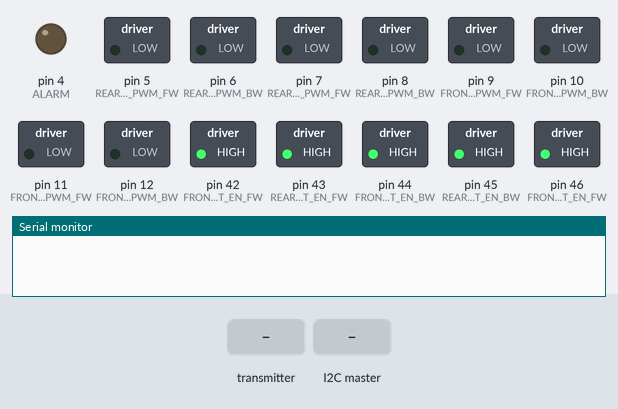
The sketch below on a simulated Arduino Mega 2560, built with avr-gcc and run on an emulated ATmega2560. Parts: switched loads named in the sketch (green lamp = pin HIGH), output pins drawn as LEDs (lit = HIGH), the last lines printed to the serial monitor. Dashed ring = blinking. The inputs (shaded band) are chosen by the test bench.

Above: at 1.2 s.
1.3 s: the transmitter starts sending ch.5 = 1811
At 2.06 s:
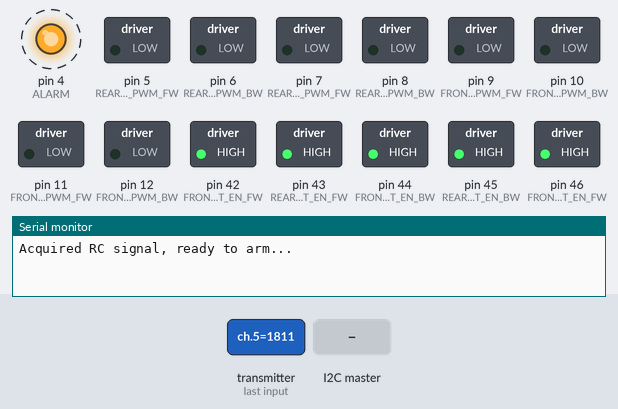
4.3 s: the I2C master sends the byte 1
At 5.5 s:
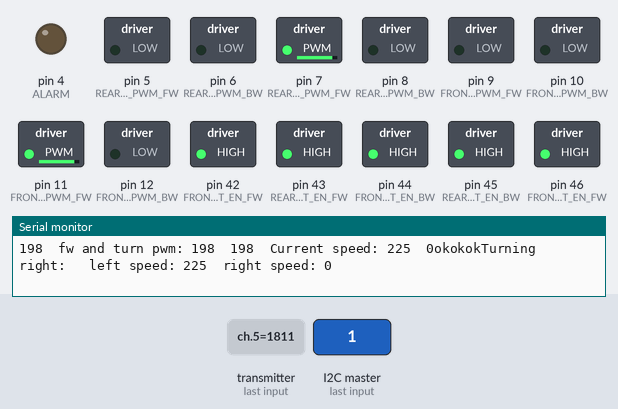
5.8 s: the transmitter starts sending ch.4 = 172
At 6.6 s:
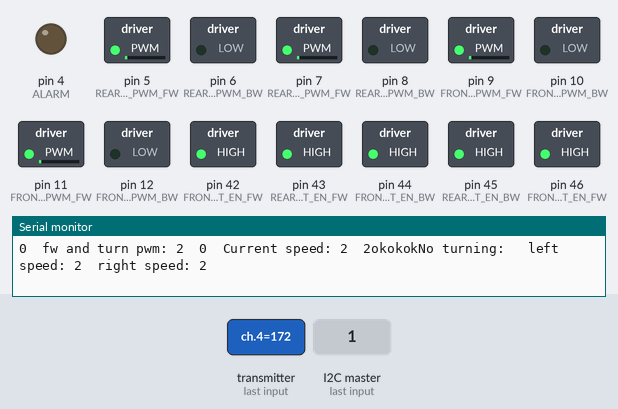
7.4 s: the transmitter starts sending ch.0 = 172
At 8.7 s:
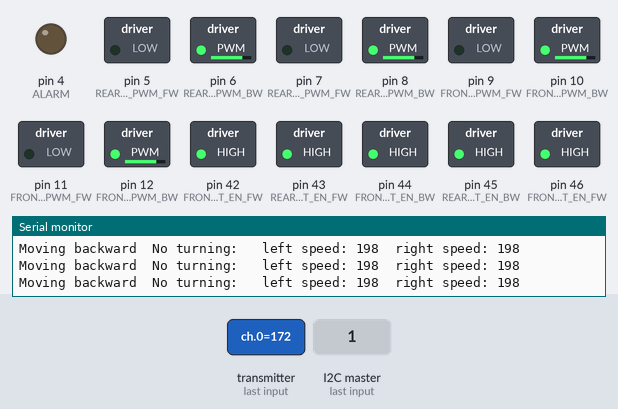
9.0 s: the transmitter starts sending ch.1 = 172
At 10.2 s:
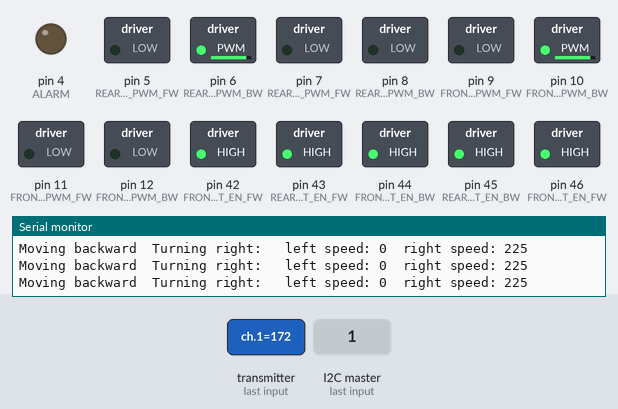
10.5 s: the transmitter starts sending ch.0 = 992
At 11.6 s:
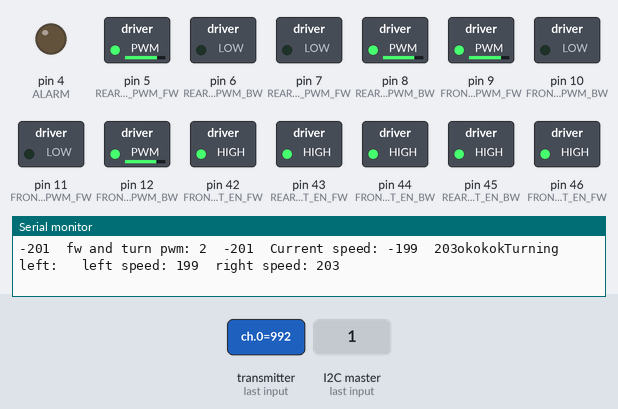
Timing chart, 0 to 13.1 s (numbered marks = the images above; inputs shaded):
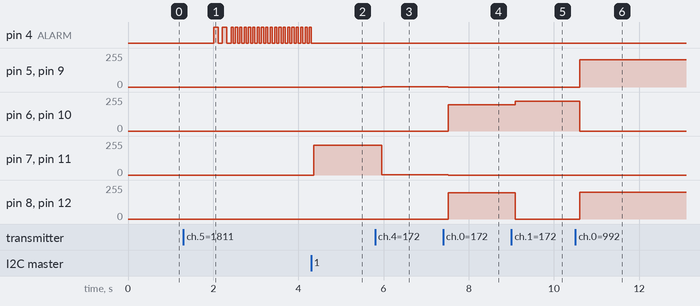

The sketch:

UGV_control.ino
```cpp
// #include <SBUS.h>
#include <sbus.h> //ch0: throttle, ch1: steer, ch4: mode, ch5: arm. ch6: kill, ch7: check sbus signal
#include <Wire.h>


// Define channels to control the car
#define THROTTLE_CHANNEL_INDEX 0
#define STEERING_CHANNEL_INDEX 1
#define ARM_CHANNEL_INDEX 5
#define MODE_CHANNEL_INDEX 4
#define KILL_CHANNEL_INDEX 6
#define CHECK_CHANNEL_INDEX 7
// Define the maximum and minimum values for the SBUS channels (throttle and steering)
//trim ch1: 1481
//trim ch2: 1503
#define SBUS_ARM_MIN 172
#define SBUS_ARM_MAX 1811
#define SBUS_ARM_TRIM 992
#define SBUS_THROTTLE_MIN  172
#define SBUS_THROTTLE_MAX  1750
#define SBUS_THROTTLE_TRIM 1001
#define SBUS_STEERING_MIN  182
#define SBUS_STEERING_MAX  1811
#define SBUS_MODE_MANUAL 172
#define SBUS_MODE_MISSION 992
#define SBUS_MODE_OFFBOARD 1811
#define SBUS_KILL_DISABLE 172
#define SBUS_KILL_TRIM 992
#define SBUS_KILL_ENABLE 1811
#define SBUS_CHECK_DISABLE 172
#define SBUS_CHECK_TRIM 992
#define SBUS_CHECK_ENABLE 1811

// Define the maximum PWM duty cycle for motor control
#define MAX_PWM_DUTY_CYCLE 225
#define MIN_PWM_DUTY_CYCLE 0
#define THROTTLE_TRIM 5 //apprxmly 1/10 duty cycle
#define STEERING_TRIM 2 //apprxmly 1/2 throttle trim

// define pins to connect to the motor drivers
#define FRONT_RIGHT_PWM_FW 9
#define FRONT_RIGHT_PWM_BW 10
#define FRONT_LEFT_PWM_FW 11
#define FRONT_LEFT_PWM_BW 12
#define FRONT_RIGHT_EN_FW 42
#define FRONT_RIGHT_EN_BW 44
#define FRONT_LEFT_EN_FW 46
#define FRONT_LEFT_EN_BW 48

#define REAR_RIGHT_PWM_FW 5
#define REAR_RIGHT_PWM_BW 6
#define REAR_LEFT_PWM_FW 7
#define REAR_LEFT_PWM_BW 8
#define REAR_RIGHT_EN_FW 43
#define REAR_RIGHT_EN_BW 45
#define REAR_LEFT_EN_FW 47
#define REAR_LEFT_EN_BW 49
#define FORWARD 1
#define BACKWARD -1
#define STOP 0
#define ALARM 4

#define SLAVE_ADDRESS 0x08

/* SBUS object, reading SBUS */
bfs::SbusRx sbus_rx(&Serial2);
/* SBUS object, writing SBUS */
bfs::SbusTx sbus_tx(&Serial2);
/* SBUS data */
bfs::SbusData data;

// constants
const int delay_time = 1000;
/*********************************************************scale speed**************************************************************/
const float D_front_to_rear = 46.0; //distance from front wheel to rear wheel
const float r_rear_rotation = 16.0; //the radius of the circle that rear wheels go around when rear wheels making a 0 radius turn
const float scale_speed = (D_front_to_rear/r_rear_rotation + 1.0) + 0.0; // scale_speed = theoretical_scale_speed + practical_error
/**********************************************************************************************************************************/

// variables
bool arm_flag = false;
bool throttle_flag = false;
bool steering_flag = false;
uint32_t current_speed = 0;
int32_t left_speed = 0;
int32_t right_speed = 0;

bool forward_flag = false;
bool backward_flag = false;
bool hold_flag = false;
bool left_flag = false;
bool right_flag = false;
bool rc_flag = false;

void forward_drive(uint8_t fw_pwm,int32_t  turn_pwm);
void backward_drive(uint8_t bw_pwm,int32_t  turn_pwm);
void left_drive(uint8_t pwm);
void right_drive(uint8_t pwm);
void stop();
void test_drive();
void throttle();
void steering();
void failsafe_handle();
void left_motors(int8_t mode, uint8_t pwm);
void right_motors(int8_t mode, uint8_t pwm);
void Drive();
void RCDrive();
void sbusCheck();

void indicatorRC();
void indicatorI2C();

/*--------------------------------------------I2C Comm-------------------------------*/
void receiveData(int byteCount);
byte receivedData[3];
void sendData();
void I2CDrive();
byte data_to_echo = 0;
uint8_t I2C_throttle_pwm;
uint8_t I2C_steering_pwm;
bool I2C_flag = false;

void setup() {
  Serial.begin(9600);
  // sbus.begin();
  while (!Serial) {}
  /* Begin the SBUS communication */
  sbus_rx.Begin();
  sbus_tx.Begin();

  pinMode(ALARM, OUTPUT);
  pinMode(FRONT_RIGHT_EN_FW, OUTPUT);
  pinMode(FRONT_RIGHT_EN_BW, OUTPUT);
  pinMode(FRONT_LEFT_EN_FW, OUTPUT);
  pinMode(FRONT_LEFT_EN_BW, OUTPUT);
  pinMode(REAR_RIGHT_EN_FW, OUTPUT);
  pinMode(REAR_RIGHT_EN_BW, OUTPUT);
  pinMode(REAR_LEFT_EN_FW, OUTPUT);
  pinMode(REAR_LEFT_EN_BW, OUTPUT);
  digitalWrite(FRONT_LEFT_EN_FW, HIGH);
  digitalWrite(FRONT_RIGHT_EN_FW, HIGH);
  digitalWrite(FRONT_LEFT_EN_BW, HIGH);
  digitalWrite(FRONT_RIGHT_EN_BW, HIGH);
  digitalWrite(REAR_LEFT_EN_FW, HIGH);
  digitalWrite(REAR_RIGHT_EN_FW, HIGH);
  digitalWrite(REAR_LEFT_EN_BW, HIGH);
  digitalWrite(REAR_RIGHT_EN_BW, HIGH);

  //I2C Setup
  Wire.begin(SLAVE_ADDRESS);
  Wire.onReceive(receiveData);
  Wire.setClock(100000);
  // Wire.onRequest(sendData);
}


void loop() {
  Drive();
}

void backward_drive(uint8_t bw_pwm,int32_t  turn_pwm) {
  // Serial.print("Moving backward, speed is ");
  // Serial.print(pwm);
  // Serial.print("\n");
  left_speed = constrain(bw_pwm + turn_pwm, -MAX_PWM_DUTY_CYCLE, MAX_PWM_DUTY_CYCLE);
  right_speed = constrain(bw_pwm - turn_pwm, -MAX_PWM_DUTY_CYCLE, MAX_PWM_DUTY_CYCLE);
  if(turn_pwm < 0) {
    Serial.print("Turning right: ");
    Serial.print("\t");
    if(right_speed >= 0) {
      left_speed = constrain(left_speed, 0, MAX_PWM_DUTY_CYCLE);
      right_speed = constrain(right_speed, 0, MAX_PWM_DUTY_CYCLE);
      left_motors(BACKWARD, left_speed);
      right_motors(BACKWARD, right_speed);
    } else {
      left_speed = constrain(left_speed, 0, MAX_PWM_DUTY_CYCLE);
      right_speed = constrain(right_speed, -MAX_PWM_DUTY_CYCLE, 0);
      right_speed = abs(right_speed);
      left_motors(BACKWARD, left_speed);
      right_motors(FORWARD, right_speed);
    }
  }
  if(turn_pwm > 0) {
    Serial.print("Turning left: ");
    Serial.print("\t");
    if(left_speed >= 0) {
      left_speed = constrain(left_speed, 0, MAX_PWM_DUTY_CYCLE);
      right_speed = constrain(right_speed, 0, MAX_PWM_DUTY_CYCLE);
      left_motors(BACKWARD, left_speed);
      right_motors(BACKWARD, right_speed);
    } else {
      left_speed = constrain(left_speed, -MAX_PWM_DUTY_CYCLE, 0);
      right_speed = constrain(right_speed, 0, MAX_PWM_DUTY_CYCLE);
      left_speed = abs(left_speed);
      left_motors(FORWARD, left_speed);
      right_motors(BACKWARD, right_speed);
    }
  }
  if(turn_pwm == 0) {
    Serial.print("No turning: ");
    Serial.print("\t");
    left_speed = constrain(left_speed, 0, MAX_PWM_DUTY_CYCLE);
    right_speed = constrain(right_speed, 0, MAX_PWM_DUTY_CYCLE);
    left_motors(BACKWARD, left_speed);
    right_motors(BACKWARD, right_speed);
  }
  Serial.print("left speed: ");
  Serial.print(left_speed);
  Serial.print("\t");
  Serial.print("right speed: ");
  Serial.print(right_speed);
  Serial.print("\t");
  Serial.print("\n");
}

void forward_drive(uint8_t fw_pwm,int32_t  turn_pwm) {
  // Serial.print("Moving forward, speed is ");
  // Serial.print(fw_pwm);
  // Serial.print("\n");
  left_speed = constrain(fw_pwm + turn_pwm, -MAX_PWM_DUTY_CYCLE, MAX_PWM_DUTY_CYCLE);
  right_speed = constrain(fw_pwm - turn_pwm, -MAX_PWM_DUTY_CYCLE, MAX_PWM_DUTY_CYCLE);
  Serial.print("fw and turn pwm: ");
  Serial.print(fw_pwm);
  Serial.print("\t");
  Serial.print(turn_pwm);
  Serial.print("\t");
  Serial.print("Current speed: ");
  Serial.print(left_speed);
  Serial.print("\t");
  Serial.print(right_speed);
  Serial.print("okokok");
  if(turn_pwm > 0) {
    Serial.print("Turning right: ");
    Serial.print("\t");
    if(right_speed >= 0) {
      left_speed = constrain(left_speed, 0, MAX_PWM_DUTY_CYCLE);
      right_speed = constrain(right_speed, 0, MAX_PWM_DUTY_CYCLE);
      left_motors(FORWARD, left_speed);
      right_motors(FORWARD, right_speed);
    } else {
      left_speed = constrain(left_speed, 0, MAX_PWM_DUTY_CYCLE);
      right_speed = constrain(right_speed, -MAX_PWM_DUTY_CYCLE, 0);
      right_speed = abs(right_speed);
      left_motors(FORWARD, left_speed);
      right_motors(BACKWARD, right_speed);
    }
  }
  if(turn_pwm < 0) {
    Serial.print("Turning left: ");
    Serial.print("\t");
    if(left_speed >= 0) {
      left_speed = constrain(left_speed, 0, MAX_PWM_DUTY_CYCLE);
      right_speed = constrain(right_speed, 0, MAX_PWM_DUTY_CYCLE);
      left_motors(FORWARD, left_speed);
      right_motors(FORWARD, right_speed);
    } else {
      left_speed = constrain(left_speed, -MAX_PWM_DUTY_CYCLE, 0);
      right_speed = constrain(right_speed, 0, MAX_PWM_DUTY_CYCLE);
      left_speed = abs(left_speed);
      left_motors(BACKWARD, left_speed);
      right_motors(FORWARD, right_speed);
    }
  }
  if(turn_pwm == 0) {
    Serial.print("No turning: ");
    Serial.print("\t");
    left_speed = constrain(left_speed, 0, MAX_PWM_DUTY_CYCLE);
    right_speed = constrain(right_speed, 0, MAX_PWM_DUTY_CYCLE);
    left_motors(FORWARD, left_speed);
    right_motors(FORWARD, right_speed);
  }
  Serial.print("left speed: ");
  Serial.print(left_speed);
  Serial.print("\t");
  Serial.print("right speed: ");
  Serial.print(right_speed);
  Serial.print("\t");
  Serial.print("\n");
}

void hold_drive(int32_t  turn_pwm) {
  // Serial.print("Moving forward, speed is ");
  // Serial.print(fw_pwm);
  // Serial.print("\n");
  Serial.print("Turn pwm is: ");
  Serial.print(turn_pwm);
  left_speed = constrain(abs(turn_pwm), 0, MAX_PWM_DUTY_CYCLE);
  right_speed = constrain(abs(turn_pwm), 0, MAX_PWM_DUTY_CYCLE);
  if(turn_pwm > 0) {
    left_motors(FORWARD, left_speed);
    right_motors(BACKWARD, right_speed);
  }
  if(turn_pwm < 0) {
    left_motors(BACKWARD, left_speed);
    right_motors(FORWARD, right_speed);
  }
  if(turn_pwm == 0) {
    stop();
  }
  Serial.print("left speed: ");
  Serial.print(left_speed);
  Serial.print("\t");
  Serial.print("right speed: ");
  Serial.print(right_speed);
  Serial.print("\t");
  Serial.print("\n");
}

// void test_drive() {
//   Serial.println("Implementing test drive....");
//   for(int i = 0; i < 255; i+=10) {
//     forward_drive(i);
//     delay(delay_time);
//   }
//   for(int i = 255; i > 0; i-=10) {
//     forward_drive(i);
//     delay(delay_time);
//   }
//   for(int i = 0; i < 255; i+=10) {
//     backward_drive(i);
//     delay(delay_time);
//   }
//   for(int i = 255; i > 0; i-=10) {
//     backward_drive(i);
//     delay(delay_time);
//   }
// }

void stop() {
  // Serial.print("Stop the car. ");
  // Serial.print("\n");

  left_motors(STOP, 0);
  right_motors(STOP, 0);
}

// Function to control the car's speed proportional to the throttle value received from channel
void throttle_steering() {
  int32_t throttleValue = 0;
  int32_t steeringValue = 0;
  if(rc_flag == true && sbus_rx.data().ch[MODE_CHANNEL_INDEX] == SBUS_MODE_MANUAL) {
    throttleValue = map(sbus_rx.data().ch[THROTTLE_CHANNEL_INDEX], SBUS_THROTTLE_MIN, SBUS_THROTTLE_MAX, -MAX_PWM_DUTY_CYCLE, MAX_PWM_DUTY_CYCLE);
    steeringValue = map(sbus_rx.data().ch[STEERING_CHANNEL_INDEX], SBUS_STEERING_MIN, SBUS_STEERING_MAX, -MAX_PWM_DUTY_CYCLE,  MAX_PWM_DUTY_CYCLE);
  }
  if(I2C_flag == true && sbus_rx.data().ch[MODE_CHANNEL_INDEX] == SBUS_MODE_MISSION) {
    throttleValue = map(I2C_throttle_pwm, 0, 255, -MAX_PWM_DUTY_CYCLE, MAX_PWM_DUTY_CYCLE);
    steeringValue = map(I2C_steering_pwm, 0, 255, -MAX_PWM_DUTY_CYCLE,  MAX_PWM_DUTY_CYCLE);
  }
  if(I2C_flag == false && rc_flag == false) {
    throttleValue = 0;
    steeringValue = 0;
  }
  if(throttleValue > THROTTLE_TRIM) {
    throttle_flag = true;
    throttleValue = map(throttleValue,THROTTLE_TRIM,255,0,MAX_PWM_DUTY_CYCLE);
    if(steeringValue > STEERING_TRIM) {
      steering_flag = true;
      steeringValue = map(steeringValue,STEERING_TRIM,255,0,MAX_PWM_DUTY_CYCLE);
    } else if (steeringValue < -STEERING_TRIM) {
      steering_flag = true;
      // steeringValue = map(steeringValue,-STEERING_TRIM,-255,0,-MAX_PWM_DUTY_CYCLE);
      steeringValue = map(steeringValue,-255,-STEERING_TRIM,-MAX_PWM_DUTY_CYCLE,0);
    } else {
      steering_flag = false;
      steeringValue = 0;
    }
    forward_flag = true;
    backward_flag = false;
    Serial.print(steeringValue);
    // Serial.print("Moving forward");
    Serial.print("\t");
    forward_drive(throttleValue, steeringValue);
  } else if(throttleValue < -THROTTLE_TRIM) {
    throttle_flag = true;
    throttleValue = map(abs(throttleValue),THROTTLE_TRIM,255,0,MAX_PWM_DUTY_CYCLE);
    if(steeringValue > STEERING_TRIM) {
      steering_flag = true;
      steeringValue = map(steeringValue,STEERING_TRIM,255,0,MAX_PWM_DUTY_CYCLE);
    } else if (steeringValue < -STEERING_TRIM) {
      steering_flag = true;
      steeringValue = map(steeringValue,-STEERING_TRIM,-255,0,-MAX_PWM_DUTY_CYCLE);
    } else {
      steering_flag = false;
      steeringValue = 0;
    }
    backward_flag = true;
    forward_flag = false;
    Serial.print("Moving backward");
    Serial.print("\t");
    backward_drive(throttleValue, steeringValue);
  } else {
    throttle_flag = false;
    forward_flag = false;
    backward_flag = false;
    if(steeringValue > STEERING_TRIM) {
      steeringValue = map(steeringValue,STEERING_TRIM,255,0,MAX_PWM_DUTY_CYCLE);
    } else if (steeringValue < -STEERING_TRIM) {
      steeringValue = map(steeringValue,-STEERING_TRIM,-255,0,-MAX_PWM_DUTY_CYCLE);
    } else {
      steeringValue = 0;
    }
    throttleValue = 0;
    Serial.print("Hold on");
    Serial.print("\t");
    hold_drive(steeringValue);
  }
}

void left_motors(int8_t mode, uint8_t pwm) {
  switch (mode) {
    case FORWARD:
    digitalWrite(FRONT_LEFT_EN_FW, HIGH);
    digitalWrite(FRONT_LEFT_EN_BW, HIGH);
    digitalWrite(REAR_LEFT_EN_FW, HIGH);
    digitalWrite(REAR_LEFT_EN_BW, HIGH);
    analogWrite(FRONT_LEFT_PWM_BW, 0);
    analogWrite(FRONT_LEFT_PWM_FW, pwm);
    analogWrite(REAR_LEFT_PWM_BW, 0);
    analogWrite(REAR_LEFT_PWM_FW, pwm);
    break;
    case BACKWARD:
    digitalWrite(FRONT_LEFT_EN_FW, HIGH);
    digitalWrite(FRONT_LEFT_EN_BW, HIGH);
    digitalWrite(REAR_LEFT_EN_FW, HIGH);
    digitalWrite(REAR_LEFT_EN_BW, HIGH);
    analogWrite(FRONT_LEFT_PWM_BW, pwm);
    analogWrite(FRONT_LEFT_PWM_FW, 0);
    analogWrite(REAR_LEFT_PWM_BW, pwm);
    analogWrite(REAR_LEFT_PWM_FW, 0);
    break;
    case STOP:
    digitalWrite(FRONT_LEFT_EN_FW, HIGH);
    digitalWrite(FRONT_LEFT_EN_BW, HIGH);
    digitalWrite(REAR_LEFT_EN_FW, HIGH);
    digitalWrite(REAR_LEFT_EN_BW, HIGH);
    analogWrite(FRONT_LEFT_PWM_BW, 0);
    analogWrite(FRONT_LEFT_PWM_FW, 0);
    analogWrite(REAR_LEFT_PWM_BW, 0);
    analogWrite(REAR_LEFT_PWM_FW, 0);
    break;
    default:
    break;
  }
}

void right_motors(int8_t mode, uint8_t pwm) {
  switch (mode) {
    case FORWARD:
    digitalWrite(FRONT_RIGHT_EN_FW, HIGH);
    digitalWrite(FRONT_RIGHT_EN_BW, HIGH);
    digitalWrite(REAR_RIGHT_EN_FW, HIGH);
    digitalWrite(REAR_RIGHT_EN_BW, HIGH);
    analogWrite(FRONT_RIGHT_PWM_BW, 0);
    analogWrite(FRONT_RIGHT_PWM_FW, pwm);
    analogWrite(REAR_RIGHT_PWM_BW, 0);
    analogWrite(REAR_RIGHT_PWM_FW, pwm);
    break;
    case BACKWARD:
    digitalWrite(FRONT_RIGHT_EN_FW, HIGH);
    digitalWrite(FRONT_RIGHT_EN_BW, HIGH);
    digitalWrite(REAR_RIGHT_EN_FW, HIGH);
    digitalWrite(REAR_RIGHT_EN_BW, HIGH);
    analogWrite(FRONT_RIGHT_PWM_BW, pwm);
    analogWrite(FRONT_RIGHT_PWM_FW, 0);
    analogWrite(REAR_RIGHT_PWM_BW, pwm);
    analogWrite(REAR_RIGHT_PWM_FW, 0);
    break;
    case STOP:
    digitalWrite(FRONT_RIGHT_EN_FW, HIGH);
    digitalWrite(FRONT_RIGHT_EN_BW, HIGH);
    digitalWrite(REAR_RIGHT_EN_FW, HIGH);
    digitalWrite(REAR_RIGHT_EN_BW, HIGH);
    analogWrite(FRONT_RIGHT_PWM_BW, 0);
    analogWrite(FRONT_RIGHT_PWM_FW, 0);
    analogWrite(REAR_RIGHT_PWM_BW, 0);
    analogWrite(REAR_RIGHT_PWM_FW, 0);
    break;
    default:
    break;
  }
}

void sbusCheck() {
  while(sbus_rx.data().ch[CHECK_CHANNEL_INDEX] > SBUS_CHECK_TRIM) {
      stop(); // stop the car while debugging the sbus value
      sbus_rx.Read();
      data = sbus_rx.data();
      for (int8_t i = 0; i < data.NUM_CH; i++) {
        // Serial.print(data.ch[i]);
        Serial.print(sbus_rx.data().ch[i]);
        Serial.print("\t");
      }
         /* Display lost frames and failsafe data */
      Serial.print(data.lost_frame);
      Serial.print("\t");
      Serial.println(data.failsafe);
  }
}

void RCDrive() {
  rc_flag = true;
  sbus_rx.Read();
  throttle_steering();
}

void Drive() {
  delay(2000);
  while(1) {
    sbus_rx.Read();
    if(sbus_rx.data().ch[KILL_CHANNEL_INDEX] > SBUS_KILL_TRIM) {
      Serial.println("KILL!");
      stop();
      break;
    }
    if(sbus_rx.data().failsafe == 0 && sbus_rx.Read()==1) {
      Serial.print("\n");
      Serial.println("Acquired RC signal, ready to arm...");
      // while(!(sbus_rx.data().ch[ARM_CHANNEL_INDEX] > SBUS_ARM_TRIM));
      while(!(sbus_rx.data().ch[ARM_CHANNEL_INDEX] > SBUS_ARM_TRIM)) {
        arm_flag = false;
        sbus_rx.Read();
      }
      for(int i = 0; i < 2; i++) {
        digitalWrite(ALARM, HIGH);
        delay(100);
        digitalWrite(ALARM, LOW);
        delay(100);
      }
      Serial.println("Arming...");
      arm_flag = true;
      while(sbus_rx.data().failsafe == 0 && sbus_rx.data().ch[ARM_CHANNEL_INDEX] > SBUS_ARM_TRIM) {
        sbus_rx.Read();
        int rc_mode = sbus_rx.data().ch[MODE_CHANNEL_INDEX];
        int i2c_notify = 0;
        switch (rc_mode) {
          case SBUS_MODE_MANUAL:
            rc_flag = true;
            I2C_flag = false;
            throttle_steering();
            break;
          case SBUS_MODE_MISSION:
            if(I2C_flag == false) {
              Serial.println("Waiting for I2C communication");
              for(int i = 0; i < 1; i++) {
                digitalWrite(ALARM, HIGH);
                delay(50);
                digitalWrite(ALARM, LOW);
                delay(50);
              }
            } else {
                throttle_steering();
            }
            break;
          case SBUS_MODE_OFFBOARD:
            //will have sth else but first use sbusCheck()
            sbusCheck();
            break;
          default:
            break;
        }
        if(sbus_rx.data().ch[KILL_CHANNEL_INDEX] > SBUS_KILL_TRIM) {
          Serial.println("KILL!");
          stop();
          break;
        }
      }
      while(sbus_rx.data().failsafe == 0 && sbus_rx.data().ch[ARM_CHANNEL_INDEX] < SBUS_ARM_TRIM) {
        sbus_rx.Read();
        stop();
        Serial.println("Disarmed");
      }
    } else if(sbus_rx.data().failsafe == 1) {
      Serial.println("Lost RC signal");
      failsafe_handle();
    }
  }
}

void failsafe_handle() {
  stop();
}

/*-----------------------------------------------I2C Comm----------------------------------------------------------------------*/

void receiveData(int byteCount) {
  // I2C_flag = true;
  for(int i = 0; i < byteCount; i++) {
    receivedData[0] = Wire.read();
    receivedData[1] = Wire.read();
    receivedData[2] = Wire.read();
    if(!((receivedData[0] == 255) && (receivedData[1] == 255) && (receivedData[2] == 255))) {
      I2C_flag = receivedData[0] & 0x01;
      I2C_throttle_pwm = receivedData[1];
      I2C_steering_pwm = receivedData[2];
    }
  }
  // Serial.print(I2C_flag);
  // Serial.print("\t");
  // Serial.print(I2C_throttle_pwm);
  // Serial.print("\t");
  // Serial.println(I2C_steering_pwm);
  // Serial.print(receivedData[0]);
  // Serial.print("\t");
  // Serial.println(receivedData[1]);
}
void I2CDrive() {
  sbus_rx.Read();
  throttle_steering();
}


void sendData()
{
  Wire.write(data_to_echo);
}
/////////////////////////////
```

Measured:
- after the input at 1.3 s, pin 4 (ALARM): alternates HIGH for 0.05 s and LOW for 0.05 s, starting after 0.72 s
- after the input at 4.3 s, pin 4 (ALARM): goes on until 4.3 s, then stays LOW; pin 7 (REAR_LEFT_PWM_FW), pin 11 (FRONT_LEFT_PWM_FW): 0/255 → 225/255 after 0.07 s
- after the input at 5.8 s, pin 5 (REAR_RIGHT_PWM_FW), pin 9 (FRONT_RIGHT_PWM_FW): 0/255 → 2/255 after 0.16 s; pin 7 (REAR_LEFT_PWM_FW), pin 11 (FRONT_LEFT_PWM_FW): 225/255 → 2/255 after 0.16 s
- after the input at 7.4 s, pin 5 (REAR_RIGHT_PWM_FW), pin 7 (REAR_LEFT_PWM_FW), pin 9 (FRONT_RIGHT_PWM_FW), pin 11 (FRONT_LEFT_PWM_FW): 2/255 → 0/255 after 0.12 s; pin 6 (REAR_RIGHT_PWM_BW), pin 8 (REAR_LEFT_PWM_BW), pin 10 (FRONT_RIGHT_PWM_BW), pin 12 (FRONT_LEFT_PWM_BW): 0/255 → 198/255 after 0.12 s
- after the input at 9.0 s, pin 6 (REAR_RIGHT_PWM_BW), pin 10 (FRONT_RIGHT_PWM_BW): 198/255 → 225/255 after 0.10 s; pin 8 (REAR_LEFT_PWM_BW), pin 12 (FRONT_LEFT_PWM_BW): 198/255 → 0/255 after 0.10 s
- after the input at 10.5 s, pin 5 (REAR_RIGHT_PWM_FW), pin 9 (FRONT_RIGHT_PWM_FW): 0/255 → 203/255 after 0.10 s; pin 6 (REAR_RIGHT_PWM_BW), pin 10 (FRONT_RIGHT_PWM_BW): 225/255 → 0/255 after 0.10 s; pin 8 (REAR_LEFT_PWM_BW), pin 12 (FRONT_LEFT_PWM_BW): 0/255 → 199/255 after 0.10 s
